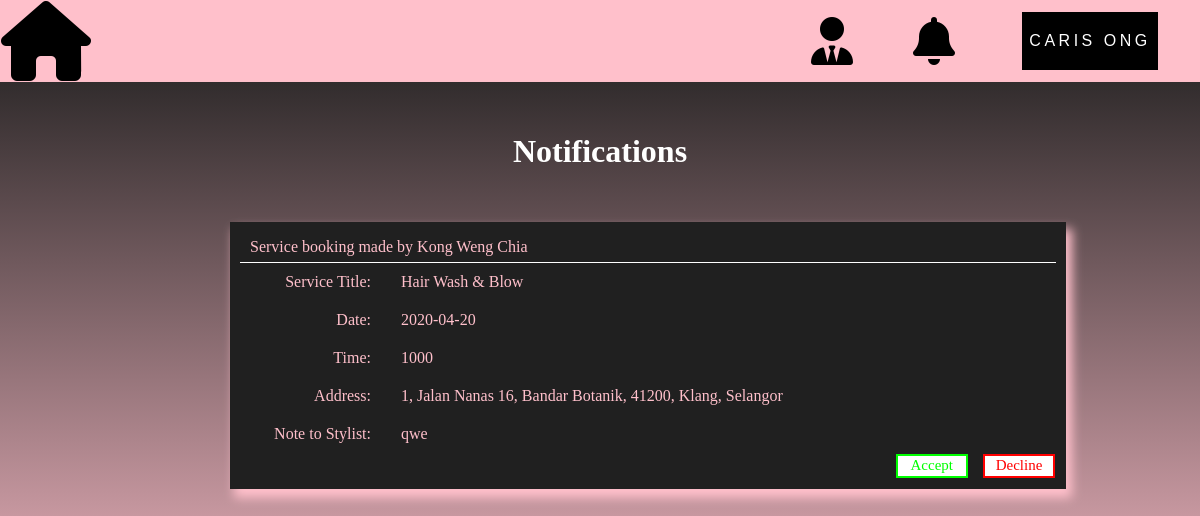
The app's page /stylist-site/StylistNotificationPage.php (signed in) with its own data.
### tables this page shows
CREATE TABLE IF NOT EXISTS `booking_datetime` (
  `bookingID` int(255) NOT NULL AUTO_INCREMENT,
  `memberID` int(255) NOT NULL,
  `servID` int(255) NOT NULL,
  `employee_serviceID` int(255) DEFAULT NULL,
  `bookingDate` date NOT NULL,
  `bookingTime` varchar(255) NOT NULL,
  `notesToEmployee` longtext DEFAULT NULL,
  `notesToMember` longtext DEFAULT NULL,
  `bookingStatus` varchar(255) NOT NULL DEFAULT 'pending' COMMENT 'pending, accepted, declined',
  PRIMARY KEY (`bookingID`),
  KEY `memberID` (`memberID`),
  KEY `servID` (`servID`),
  KEY `employee_serviceID` (`employee_serviceID`)
);

CREATE TABLE IF NOT EXISTS `member_list` (
  `memberID` int(255) NOT NULL AUTO_INCREMENT,
  `memberFN` varchar(255) NOT NULL,
  `memberLN` varchar(255) NOT NULL,
  `memberGender` varchar(255) NOT NULL,
  `memberUsername` varchar(255) NOT NULL,
  `memberEmail` varchar(255) NOT NULL,
  `memberPhone` varchar(255) NOT NULL,
  `memberPassword` varchar(255) NOT NULL,
  PRIMARY KEY (`memberID`)
);

CREATE TABLE IF NOT EXISTS `service_list` (
  `servID` int(255) NOT NULL AUTO_INCREMENT,
  `servTitle` varchar(255) NOT NULL,
  `servCategory` varchar(255) NOT NULL,
  `servDescription` longtext NOT NULL,
  `servPrice` int(255) NOT NULL,
  `servPicture` varchar(255) NOT NULL,
  PRIMARY KEY (`servID`)
);

CREATE TABLE IF NOT EXISTS `member_address` (
  `member_addressID` int(255) NOT NULL AUTO_INCREMENT,
  `memberID` int(255) NOT NULL,
  `memberAddress` longtext NOT NULL,
  `defaultAddress` varchar(255) DEFAULT NULL COMMENT 'null, default, removed',
  PRIMARY KEY (`member_addressID`),
  KEY `memberID` (`memberID`)
);

### stylist-site/StylistNotificationPage.php (the view, shortened to what this page needs)
<!DOCTYPE html>
<html lang="en">
<head>
    <link rel="stylesheet" href="notification.css">
    <link rel="stylesheet" href="https://cdnjs.cloudflare.com/ajax/libs/font-awesome/4.7.0/css/font-awesome.min.css">
</head>
<body>
    <?php
    include('StylistNavbar.php');
    ?>
    <center>
        <h1 style="color: white">Notifications</h1>
    </center>
    <?php
    $notification = "SELECT * FROM booking_datetime JOIN member_address ON booking_datetime.memberID = member_address.memberID JOIN service_list ON booking_datetime.servID =service_list.servID JOIN member_list ON booking_datetime.memberID = member_list.memberID JOIN employee_service ON booking_datetime.employee_serviceID = employee_service.emp_servID WHERE booking_datetime.bookingStatus ='pending' AND member_address.defaultAddress ='default' AND booking_datetime.employee_serviceID = (Select emp_servID from employee_service Where empID = $empID and servID = booking_datetime.servID)";
    $nresult = mysqli_query($conn, $notification);
    if (mysqli_num_rows($nresult) <= 0) {
    ?>
        </br>
        <center>
            <div class="ifnonotification" style="background-image: url('../stylist-image/NO-Notification.jpg');">
                <div style="padding-top:10vw;width:30vw;text-align:center;">
                    <p1 style="margin-top:10vw;">Unfortunately You Don't Have Any Notification Right Now, But Don't Give UP! Maybe You Could Upload More Photo of Customers That Will Show That You Are Skilful </p1>
                </div>
            </div>
            </br>
        </center>
        <?php } else {
        while ($rows = mysqli_fetch_array($nresult)) {
        ?>
            <center>
                <table class="bookings">
                    <tr>
                        <td style="border-bottom: 1px solid white;padding:6px 10px 6px 10px;" colspan="100"> Service booking made by <?php echo ($rows['memberFN'] . ' ' . $rows['memberLN']); ?></td>
                    </tr>
                    <tr>
                        <td class="left">Service Title: </td>
                        <td class="right"><?php echo $rows['servTitle']; ?></td>
                    </tr>
                    <tr>
                        <td class="left">Date: </td>
                        <td class="right"><?php echo $rows['bookingDate']; ?></td>
                    </tr>
                    <tr>
                        <td class="left">Time:</td>
                        <td class="right"><?php echo $rows['bookingTime']; ?></td>
                    </tr>
                    <tr>
                        <td class="left">Address:</td>
                        <td class="right"><?php echo $rows['memberAddress']; ?></td>
                    </tr>
                    <tr>
                        <td class="left">Note to Stylist:</td>
                        <td class="right"><?php echo $rows['notesToEmployee']; ?></td>
                    </tr>
                    <tr>
                        <td colspan="5"><button id="acceptbtn" onclick="acceptopen()">Accept</button></td>
                        <td><button id="declinebtn" onclick="declineopen()">Decline</button></td>
                    </tr>
                </table>
<br>
            <?php } ?>
        <?php } ?>
            </center>
</body>
</html>

### stylist-site/notification.css (style rules this page uses)
body { background: linear-gradient(to bottom, rgb(30, 30, 30) 3%, pink 85%) fixed no-repeat; padding: 0; margin: 0; }
.bookings { height: 8vw; width: 836px; padding: 10px; box-shadow: 5px 8px 10px 1px pink; margin-left: 8vw; overflow: hidden; text-align: justify; background: #202020; color: pink; border-spacing: 0; }
.left { text-align: right; padding-top: 10px; padding-bottom: 10px; padding-right: 30px; width: 130px; }
.right { padding-right: 100px; padding-left: 0; padding-top: 10px; padding-bottom: 10px; }
h1 { padding: 30px; }
#acceptbtn { border: 2px solid lime; background: white; color: lime; float: right; cursor: pointer; width: 6vw; height: 2vw; font-family: verdana; font-weight: 200; font-size: 15px; }
#declinebtn { border: 2px solid red; background: white; color: red; float: right; cursor: pointer; width: 6vw; height: 2vw; font-family: verdana; font-weight: 200px; font-size: 15px; }

### records on screen
booking_datetime: memberID.memberFN "Kong Weng", memberID.memberLN "Chia", servID.servTitle "Hair Wash & Blow", bookingDate "2020-04-20", bookingTime "1000", member_address.memberAddress "1, Jalan Nanas 16, Bandar Botanik, 41200, Klang, Selangor", notesToEmployee "qwe"
